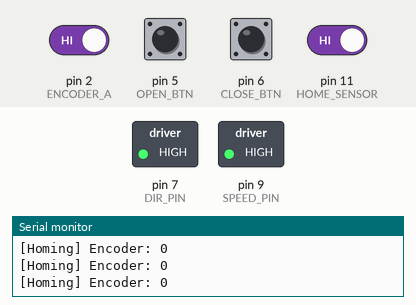
Bench run of a sketch on a simulated Arduino Uno, built with avr-gcc and run on an emulated ATmega328P. Parts: switched loads named in the sketch (green lamp = pin HIGH), the last lines printed to the serial monitor. Inputs (shaded band) come from the test bench; at power-on: pin 2 (ENCODER_A), pin 5 (OPEN_BTN), pin 6 (CLOSE_BTN), pin 11 (HOME_SENSOR) HIGH.

Above: at 0.9 s.
1.0 s: pin 11 (HOME_SENSOR) driven LOW
At 1.8 s:
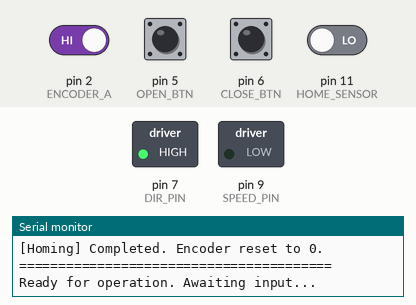
2.5 s: pin 6 (CLOSE_BTN) pulled LOW for 0.15 s
At 3.0 s:
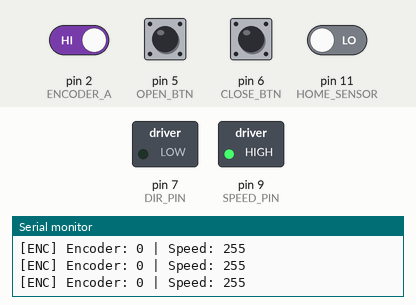
4.1 s: pin 5 (OPEN_BTN) pulled LOW for 0.15 s
At 4.8 s:
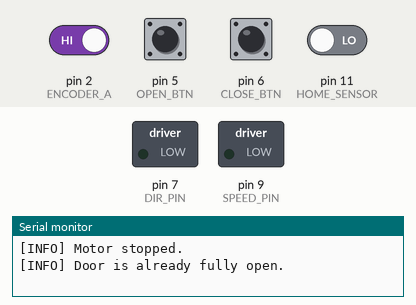
Timing chart, 0 to 7.1 s (numbered marks = the images above; inputs shaded):
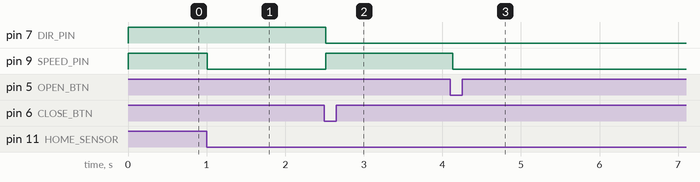

The sketch:

fixed_speed.ino
```cpp
// === Pin Definitions ===
#define ENCODER_A 2           // Encoder channel A (interrupt pin)
#define ENCODER_B 3           // Encoder channel B
#define HOME_SENSOR 11         // Home position sensor (active LOW with INPUT_PULLUP)
#define OPEN_BTN 5            // Open button (active LOW)
#define CLOSE_BTN 6           // Close button (active LOW)
#define DIR_PIN 7             // Motor direction pin
#define SPEED_PIN 9           // Motor PWM speed control

// === Motor Speed Control Constants ===
#define MAX_SPEED 255         // Highest motor speed (PWM)
#define MIN_SPEED 120         // Minimum speed near end travel
#define SPEED_STEP 10         // Speed increment step (not used here, kept for reference)

// === Door Positioning Constants ===
#define MAX_POSITION -1000    // Encoder count when door is fully closed
#define OPEN_SLOWDOWN -200    // Encoder position to begin slowdown during opening
#define CLOSE_SLOWDOWN -800   // Encoder position to begin slowdown during closing

// === State Variables ===
volatile int encoderCount = 0;    // Tracks door position based on encoder

bool isHomed = false;             // Flag: has the door been homed?
bool isOpening = false;           // Flag: is door currently opening?
bool isClosing = false;           // Flag: is door currently closing?

// === Setup Function ===
void setup() {
  // Configure I/O pins
  pinMode(ENCODER_A, INPUT);
  pinMode(ENCODER_B, INPUT);
  pinMode(HOME_SENSOR, INPUT_PULLUP);
  pinMode(OPEN_BTN, INPUT_PULLUP);
  pinMode(CLOSE_BTN, INPUT_PULLUP);
  pinMode(DIR_PIN, OUTPUT);
  pinMode(SPEED_PIN, OUTPUT);

  // Attach encoder interrupt
  attachInterrupt(digitalPinToInterrupt(ENCODER_A), updateEncoder, RISING);

  Serial.begin(115200);
  Serial.println("=== Door System Booted ===");
  Serial.println("Starting homing sequence...");
  homeDoor(); // Initiate homing on boot
}

// === Main Loop ===
void loop() {
  // Prevent any operation before homing
  if (!isHomed) return;

  // Button handling with debouncing
  if (digitalRead(OPEN_BTN) == LOW) {
    handleOpen();
  } else if (digitalRead(CLOSE_BTN) == LOW) {
    handleClose();
  }

  delay(100); // simple debounce
}

// === Encoder ISR ===
void updateEncoder() {
  // Quadrature decoding
  encoderCount += (digitalRead(ENCODER_B) < digitalRead(ENCODER_A)) ? 1 : -1;
}

// === Homing Logic ===
void homeDoor() {
  digitalWrite(DIR_PIN, HIGH);             // Set direction to open
  analogWrite(SPEED_PIN, MAX_SPEED);       // Start at max speed
  Serial.println("[Homing] Moving towards home sensor...");

  while (digitalRead(HOME_SENSOR) == HIGH) {
    Serial.print("[Homing] Encoder: ");
    Serial.println(encoderCount);
    delay(50);  // Polling interval
  }

  analogWrite(SPEED_PIN, 0);     // Stop motor
  encoderCount = 0;              // Reset encoder at home
  isHomed = true;
  Serial.println("[Homing] Completed. Encoder reset to 0.");
  Serial.println("========================================");
  Serial.println("Ready for operation. Awaiting input...");
}

// === Handle Open Button Press ===
void handleOpen() {
  if (isOpening) {
    Serial.println("[INFO] Door is already opening.");
    return;
  }

  if (encoderCount >= 0) {
    Serial.println("[INFO] Door is already fully open.");
    return;
  }

  Serial.println("[ACTION] Opening door...");
  isOpening = true;
  isClosing = false;

  // Move to encoderCount = 0 (open)
  moveDoor(HIGH, OPEN_SLOWDOWN, 0);
}

// === Handle Close Button Press ===
void handleClose() {
  if (isClosing) {
    Serial.println("[INFO] Door is already closing.");
    return;
  }

  if (encoderCount <= MAX_POSITION) {
    Serial.println("[INFO] Door is already fully closed.");
    return;
  }

  Serial.println("[ACTION] Closing door...");
  isClosing = true;
  isOpening = false;

  // Move to encoderCount = MAX_POSITION (close)
  moveDoor(LOW, CLOSE_SLOWDOWN, MAX_POSITION);
}

// === General Motor Movement with S-curve Logic ===
void moveDoor(bool direction, int slowdownPoint, int target) {
  digitalWrite(DIR_PIN, direction); // Set motor direction
  int speed = MAX_SPEED;
  analogWrite(SPEED_PIN, speed);

  Serial.print("[MOVING] ");
  Serial.println(direction == HIGH ? "Opening..." : "Closing...");

  while ((direction == HIGH && encoderCount < target) || (direction == LOW && encoderCount > target)) {
    // Calculate dynamic speed adjustment based on distance to slowdown point
    int distanceToSlowdown = abs(encoderCount - slowdownPoint);

    if (distanceToSlowdown < 600) {
      speed = map(distanceToSlowdown, 600, 0, MAX_SPEED, MIN_SPEED);
      speed = constrain(speed, MIN_SPEED, MAX_SPEED);
    }

    analogWrite(SPEED_PIN, speed); // Apply dynamic speed

    // Print encoder and speed for debugging
    Serial.print("[ENC] ");
    Serial.print("Encoder: ");
    Serial.print(encoderCount);
    Serial.print(" | Speed: ");
    Serial.println(speed);

    // === Emergency Handling ===
    if (direction == HIGH && digitalRead(CLOSE_BTN) == LOW) {
      Serial.println("[EMERGENCY] Open interrupted by Close. Stopping...");
      emergencyStop();
      handleClose();
      return;
    }

    if (direction == LOW && digitalRead(OPEN_BTN) == LOW) {
      Serial.println("[EMERGENCY] Close interrupted by Open. Stopping...");
      emergencyStop();
      handleOpen();
      return;
    }

    delay(50); // Polling delay
  }

  analogWrite(SPEED_PIN, 0); // Stop after target reached
  Serial.println("[DONE] Door movement complete.");
  isOpening = false;
  isClosing = false;
  Serial.println("========================================");
}

// === Emergency Stop Function ===
void emergencyStop() {
  analogWrite(SPEED_PIN, 0); // Cut motor power
  delay(200);                // Pause briefly
  Serial.println("[INFO] Motor stopped.");
}
```

Measured:
- after the input at 1.0 s, pin 9 (SPEED_PIN): HIGH → LOW at once
- after the input at 2.5 s, pin 7 (DIR_PIN): HIGH → LOW at once; pin 9 (SPEED_PIN): LOW → HIGH at once
- after the input at 4.1 s, pin 9 (SPEED_PIN): HIGH → LOW at once
